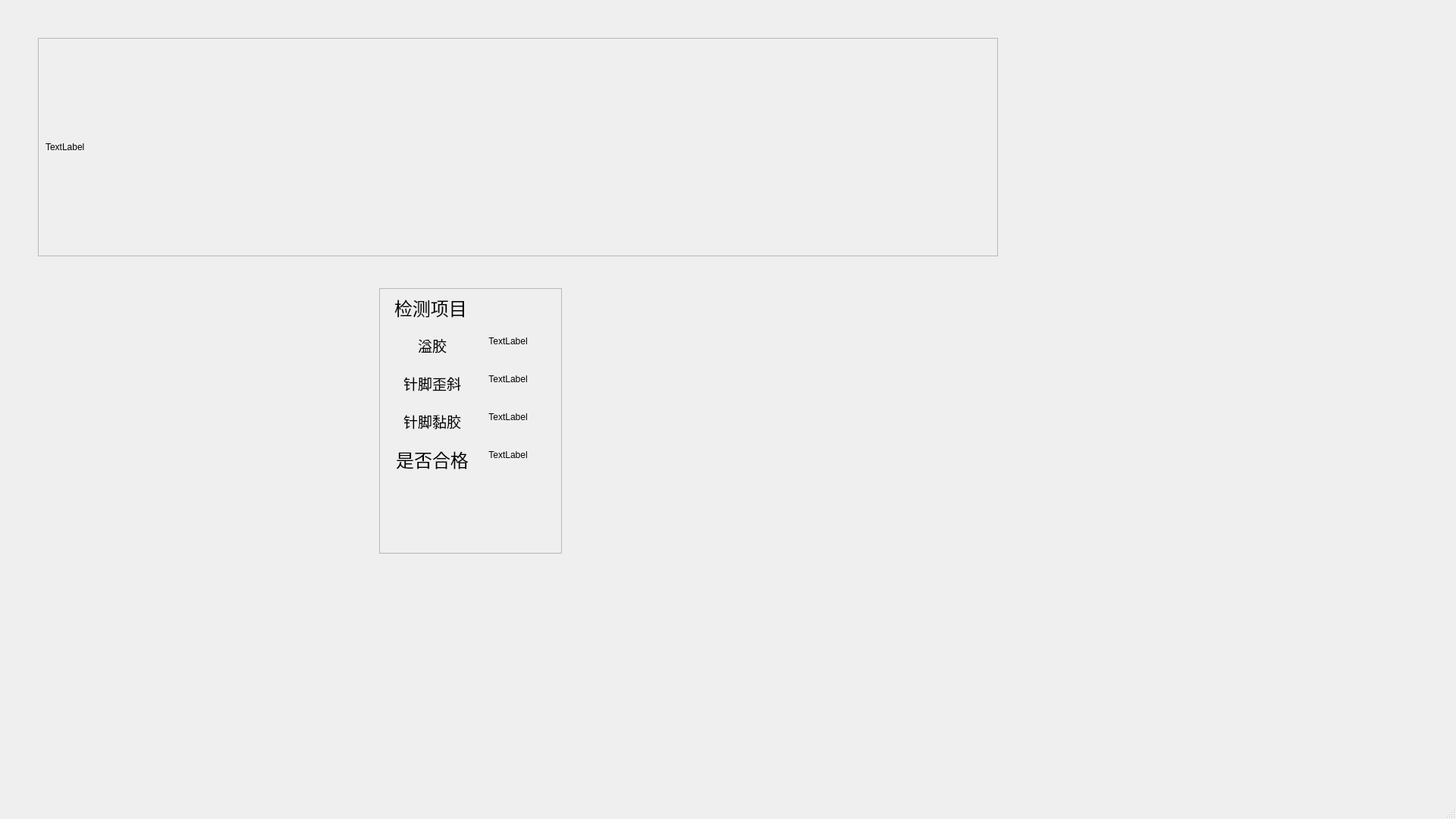
<?xml version="1.0" encoding="UTF-8"?>
<ui version="4.0">
 <class>MainWindow</class>
 <widget class="QMainWindow" name="MainWindow">
  <property name="enabled">
   <bool>true</bool>
  </property>
  <property name="geometry">
   <rect>
    <x>0</x>
    <y>0</y>
    <width>1920</width>
    <height>1080</height>
   </rect>
  </property>
  <property name="windowTitle">
   <string>数码管品控系统</string>
  </property>
  <widget class="QWidget" name="centralwidget">
   <widget class="QFrame" name="frame">
    <property name="geometry">
     <rect>
      <x>50</x>
      <y>50</y>
      <width>1266</width>
      <height>288</height>
     </rect>
    </property>
    <property name="frameShape">
     <enum>QFrame::StyledPanel</enum>
    </property>
    <property name="frameShadow">
     <enum>QFrame::Raised</enum>
    </property>
    <widget class="QLabel" name="label_img1">
     <property name="geometry">
      <rect>
       <x>10</x>
       <y>0</y>
       <width>1266</width>
       <height>288</height>
      </rect>
     </property>
     <property name="text">
      <string>TextLabel</string>
     </property>
    </widget>
   </widget>
   <widget class="QFrame" name="frame_2">
    <property name="geometry">
     <rect>
      <x>500</x>
      <y>380</y>
      <width>241</width>
      <height>350</height>
     </rect>
    </property>
    <property name="frameShape">
     <enum>QFrame::StyledPanel</enum>
    </property>
    <property name="frameShadow">
     <enum>QFrame::Raised</enum>
    </property>
    <widget class="QLabel" name="label">
     <property name="geometry">
      <rect>
       <x>20</x>
       <y>0</y>
       <width>100</width>
       <height>50</height>
      </rect>
     </property>
     <property name="font">
      <font>
       <pointsize>18</pointsize>
      </font>
     </property>
     <property name="text">
      <string>检测项目</string>
     </property>
    </widget>
    <widget class="QLabel" name="label_2">
     <property name="geometry">
      <rect>
       <x>20</x>
       <y>50</y>
       <width>100</width>
       <height>50</height>
      </rect>
     </property>
     <property name="font">
      <font>
       <pointsize>14</pointsize>
      </font>
     </property>
     <property name="text">
      <string>溢胶</string>
     </property>
     <property name="alignment">
      <set>Qt::AlignCenter</set>
     </property>
    </widget>
    <widget class="QLabel" name="label_3">
     <property name="geometry">
      <rect>
       <x>20</x>
       <y>150</y>
       <width>100</width>
       <height>50</height>
      </rect>
     </property>
     <property name="font">
      <font>
       <pointsize>14</pointsize>
      </font>
     </property>
     <property name="text">
      <string>针脚黏胶</string>
     </property>
     <property name="alignment">
      <set>Qt::AlignCenter</set>
     </property>
    </widget>
    <widget class="QLabel" name="label_4">
     <property name="geometry">
      <rect>
       <x>20</x>
       <y>100</y>
       <width>100</width>
       <height>50</height>
      </rect>
     </property>
     <property name="font">
      <font>
       <pointsize>14</pointsize>
      </font>
     </property>
     <property name="text">
      <string>针脚歪斜</string>
     </property>
     <property name="alignment">
      <set>Qt::AlignCenter</set>
     </property>
    </widget>
    <widget class="QLabel" name="label_glue">
     <property name="geometry">
      <rect>
       <x>130</x>
       <y>50</y>
       <width>80</width>
       <height>40</height>
      </rect>
     </property>
     <property name="text">
      <string>TextLabel</string>
     </property>
     <property name="alignment">
      <set>Qt::AlignCenter</set>
     </property>
    </widget>
    <widget class="QLabel" name="label_5">
     <property name="geometry">
      <rect>
       <x>20</x>
       <y>200</y>
       <width>100</width>
       <height>50</height>
      </rect>
     </property>
     <property name="font">
      <font>
       <pointsize>18</pointsize>
      </font>
     </property>
     <property name="text">
      <string>是否合格</string>
     </property>
     <property name="alignment">
      <set>Qt::AlignCenter</set>
     </property>
    </widget>
    <widget class="QLabel" name="label_pin_inclined">
     <property name="geometry">
      <rect>
       <x>130</x>
       <y>100</y>
       <width>80</width>
       <height>40</height>
      </rect>
     </property>
     <property name="text">
      <string>TextLabel</string>
     </property>
     <property name="alignment">
      <set>Qt::AlignCenter</set>
     </property>
    </widget>
    <widget class="QLabel" name="label_pin_glue">
     <property name="geometry">
      <rect>
       <x>130</x>
       <y>150</y>
       <width>80</width>
       <height>40</height>
      </rect>
     </property>
     <property name="text">
      <string>TextLabel</string>
     </property>
     <property name="alignment">
      <set>Qt::AlignCenter</set>
     </property>
    </widget>
    <widget class="QLabel" name="label_overall">
     <property name="geometry">
      <rect>
       <x>130</x>
       <y>200</y>
       <width>80</width>
       <height>40</height>
      </rect>
     </property>
     <property name="text">
      <string>TextLabel</string>
     </property>
     <property name="alignment">
      <set>Qt::AlignCenter</set>
     </property>
    </widget>
    <zorder>label_2</zorder>
    <zorder>label_3</zorder>
    <zorder>label_4</zorder>
    <zorder>label_glue</zorder>
    <zorder>label_5</zorder>
    <zorder>label_pin_inclined</zorder>
    <zorder>label_pin_glue</zorder>
    <zorder>label_overall</zorder>
    <zorder>label</zorder>
   </widget>
  </widget>
  <widget class="QStatusBar" name="statusbar"/>
  <action name="actionHistory">
   <property name="checkable">
    <bool>false</bool>
   </property>
   <property name="text">
    <string>History</string>
   </property>
   <property name="toolTip">
    <string>History</string>
   </property>
  </action>
 </widget>
 <resources/>
 <connections/>
</ui>
